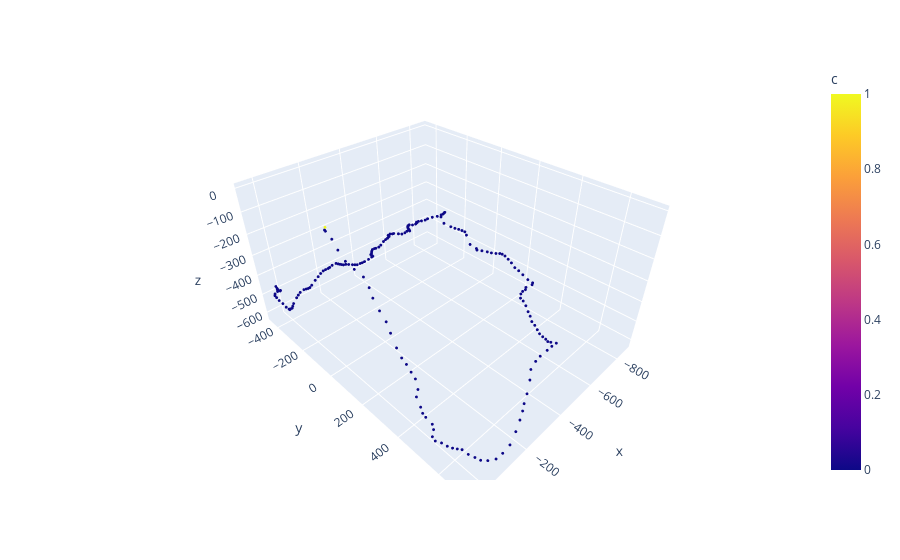

The notebook cell saved with this chart:
### Code cell
import matplotlib.pyplot as plt
import plotly.express as px
import pandas as pd

color = np.zeros(len(x_pos),int)
color[0] = 1
size = np.zeros(len(x_pos),int)
size[0] = 1
#fig = plt.figure(figsize=(30, 30))
#ax = fig.add_subplot(projection='3d')
dataset = pd.DataFrame({'x': x_pos, 'y': y_pos, 'z': z_pos, 'c': color, 's': size})

fig = px.scatter_3d(dataset, x = 'x',
                    y = 'y',
                    z= 'z', 
                    color='c')#, size='s')
                    
fig.update_traces(marker_size = 1)
fig.show()

### Figure 1 — Plotly figure (JSON) as saved in the notebook; plotly's stock layout.template omitted (floating-point values rounded to 4 significant figures; data arrays with more than 128 entries replaced by an {"elided": "..."} marker saying what was removed)
{"data": [{"hovertemplate": "x=%{x}<br>y=%{y}<br>z=%{z}<br>c=%{marker.color}<extra></extra>", "legendgroup": "", "marker": {"color": {"elided": "195 int values"}, "coloraxis": "coloraxis", "size": 1, "symbol": "circle"}, "mode": "markers", "name": "", "scene": "scene", "showlegend": false, "type": "scatter3d", "x": {"elided": "195 float values"}, "y": {"elided": "195 float values"}, "z": {"elided": "195 float values"}}], "layout": {"coloraxis": {"colorbar": {"title": {"text": "c"}}, "colorscale": [[0, "#0d0887"], [0.1111, "#46039f"], [0.2222, "#7201a8"], [0.3333, "#9c179e"], [0.4444, "#bd3786"], [0.5556, "#d8576b"], [0.6667, "#ed7953"], [0.7778, "#fb9f3a"], [0.8889, "#fdca26"], [1, "#f0f921"]]}, "legend": {"tracegroupgap": 0}, "margin": {"t": 60}, "scene": {"domain": {"x": [0, 1], "y": [0, 1]}, "xaxis": {"title": {"text": "x"}}, "yaxis": {"title": {"text": "y"}}, "zaxis": {"title": {"text": "z"}}}}}
